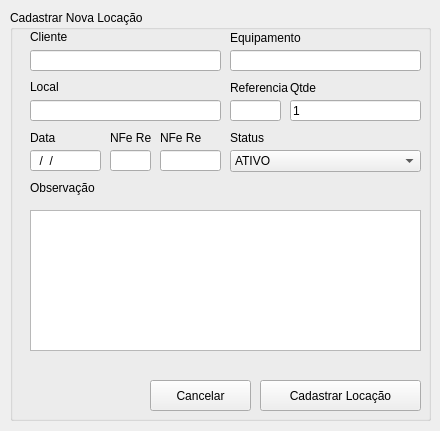
<?xml version="1.0" encoding="UTF-8"?>
<ui version="4.0">
 <class>MainWindow</class>
 <widget class="QMainWindow" name="MainWindow">
  <property name="geometry">
   <rect>
    <x>0</x>
    <y>0</y>
    <width>440</width>
    <height>431</height>
   </rect>
  </property>
  <property name="windowTitle">
   <string>Nova Locação</string>
  </property>
  <widget class="QWidget" name="centralwidget">
   <widget class="QGroupBox" name="groupBox">
    <property name="geometry">
     <rect>
      <x>10</x>
      <y>10</y>
      <width>421</width>
      <height>411</height>
     </rect>
    </property>
    <property name="title">
     <string>Cadastrar Nova Locação</string>
    </property>
    <widget class="QLineEdit" name="txtCliente">
     <property name="geometry">
      <rect>
       <x>20</x>
       <y>40</y>
       <width>191</width>
       <height>21</height>
      </rect>
     </property>
    </widget>
    <widget class="QLabel" name="label">
     <property name="geometry">
      <rect>
       <x>20</x>
       <y>20</y>
       <width>47</width>
       <height>13</height>
      </rect>
     </property>
     <property name="text">
      <string>Cliente</string>
     </property>
    </widget>
    <widget class="QLineEdit" name="txtEquipamento">
     <property name="geometry">
      <rect>
       <x>220</x>
       <y>40</y>
       <width>191</width>
       <height>21</height>
      </rect>
     </property>
    </widget>
    <widget class="QLabel" name="label_2">
     <property name="geometry">
      <rect>
       <x>220</x>
       <y>20</y>
       <width>91</width>
       <height>16</height>
      </rect>
     </property>
     <property name="text">
      <string>Equipamento</string>
     </property>
    </widget>
    <widget class="QLineEdit" name="txtLocal">
     <property name="geometry">
      <rect>
       <x>20</x>
       <y>90</y>
       <width>191</width>
       <height>21</height>
      </rect>
     </property>
    </widget>
    <widget class="QLabel" name="label_3">
     <property name="geometry">
      <rect>
       <x>20</x>
       <y>70</y>
       <width>47</width>
       <height>13</height>
      </rect>
     </property>
     <property name="text">
      <string>Local</string>
     </property>
    </widget>
    <widget class="QLabel" name="label_4">
     <property name="geometry">
      <rect>
       <x>220</x>
       <y>70</y>
       <width>91</width>
       <height>16</height>
      </rect>
     </property>
     <property name="text">
      <string>Referencia</string>
     </property>
    </widget>
    <widget class="QLineEdit" name="txtReferencia">
     <property name="geometry">
      <rect>
       <x>220</x>
       <y>90</y>
       <width>51</width>
       <height>21</height>
      </rect>
     </property>
    </widget>
    <widget class="QLineEdit" name="txtQtde">
     <property name="geometry">
      <rect>
       <x>280</x>
       <y>90</y>
       <width>131</width>
       <height>21</height>
      </rect>
     </property>
     <property name="text">
      <string>1</string>
     </property>
    </widget>
    <widget class="QLabel" name="label_5">
     <property name="geometry">
      <rect>
       <x>280</x>
       <y>70</y>
       <width>31</width>
       <height>16</height>
      </rect>
     </property>
     <property name="text">
      <string>Qtde</string>
     </property>
    </widget>
    <widget class="QLabel" name="label_6">
     <property name="geometry">
      <rect>
       <x>20</x>
       <y>120</y>
       <width>41</width>
       <height>16</height>
      </rect>
     </property>
     <property name="text">
      <string>Data</string>
     </property>
    </widget>
    <widget class="QLineEdit" name="txtData">
     <property name="geometry">
      <rect>
       <x>20</x>
       <y>140</y>
       <width>71</width>
       <height>21</height>
      </rect>
     </property>
     <property name="inputMask">
      <string>00/00/0000</string>
     </property>
    </widget>
    <widget class="QLabel" name="label_13">
     <property name="geometry">
      <rect>
       <x>100</x>
       <y>120</y>
       <width>41</width>
       <height>16</height>
      </rect>
     </property>
     <property name="text">
      <string>NFe Rem</string>
     </property>
    </widget>
    <widget class="QLineEdit" name="txtNfRem">
     <property name="geometry">
      <rect>
       <x>100</x>
       <y>140</y>
       <width>41</width>
       <height>21</height>
      </rect>
     </property>
    </widget>
    <widget class="QLabel" name="label_21">
     <property name="geometry">
      <rect>
       <x>150</x>
       <y>120</y>
       <width>41</width>
       <height>16</height>
      </rect>
     </property>
     <property name="text">
      <string>NFe Ret</string>
     </property>
    </widget>
    <widget class="QLineEdit" name="txtNfRet">
     <property name="geometry">
      <rect>
       <x>150</x>
       <y>140</y>
       <width>61</width>
       <height>21</height>
      </rect>
     </property>
    </widget>
    <widget class="QPushButton" name="pushButton">
     <property name="geometry">
      <rect>
       <x>974</x>
       <y>260</y>
       <width>161</width>
       <height>31</height>
      </rect>
     </property>
     <property name="text">
      <string>+ Nova Locação</string>
     </property>
     <property name="icon">
      <iconset>
       <normaloff>../assets/trator (2).png</normaloff>../assets/trator (2).png</iconset>
     </property>
    </widget>
    <widget class="QPushButton" name="pushButton_2">
     <property name="geometry">
      <rect>
       <x>894</x>
       <y>220</y>
       <width>161</width>
       <height>31</height>
      </rect>
     </property>
     <property name="text">
      <string>+ Nova Locação</string>
     </property>
     <property name="icon">
      <iconset>
       <normaloff>../assets/trator (2).png</normaloff>../assets/trator (2).png</iconset>
     </property>
    </widget>
    <widget class="QPushButton" name="pushButton_3">
     <property name="geometry">
      <rect>
       <x>894</x>
       <y>220</y>
       <width>161</width>
       <height>31</height>
      </rect>
     </property>
     <property name="text">
      <string>+ Nova Locação</string>
     </property>
     <property name="icon">
      <iconset>
       <normaloff>../assets/trator (2).png</normaloff>../assets/trator (2).png</iconset>
     </property>
    </widget>
    <widget class="QPushButton" name="btnCadastrar">
     <property name="geometry">
      <rect>
       <x>250</x>
       <y>370</y>
       <width>161</width>
       <height>31</height>
      </rect>
     </property>
     <property name="text">
      <string>Cadastrar Locação</string>
     </property>
     <property name="icon">
      <iconset>
       <normaloff>../assets/escavadora.png</normaloff>../assets/escavadora.png</iconset>
     </property>
    </widget>
    <widget class="QPushButton" name="btnCancelar">
     <property name="geometry">
      <rect>
       <x>140</x>
       <y>370</y>
       <width>101</width>
       <height>31</height>
      </rect>
     </property>
     <property name="text">
      <string>Cancelar</string>
     </property>
     <property name="icon">
      <iconset>
       <normaloff>../assets/escavadora.png</normaloff>../assets/escavadora.png</iconset>
     </property>
    </widget>
    <widget class="QLabel" name="label_22">
     <property name="geometry">
      <rect>
       <x>20</x>
       <y>170</y>
       <width>91</width>
       <height>16</height>
      </rect>
     </property>
     <property name="text">
      <string>Observação</string>
     </property>
    </widget>
    <widget class="QComboBox" name="txtStatus">
     <property name="geometry">
      <rect>
       <x>220</x>
       <y>140</y>
       <width>191</width>
       <height>22</height>
      </rect>
     </property>
     <item>
      <property name="text">
       <string>ATIVO</string>
      </property>
     </item>
     <item>
      <property name="text">
       <string>FINALIZADO</string>
      </property>
     </item>
    </widget>
    <widget class="QLabel" name="label_23">
     <property name="geometry">
      <rect>
       <x>220</x>
       <y>120</y>
       <width>91</width>
       <height>16</height>
      </rect>
     </property>
     <property name="text">
      <string>Status</string>
     </property>
    </widget>
    <widget class="QPlainTextEdit" name="txtObs">
     <property name="geometry">
      <rect>
       <x>20</x>
       <y>200</y>
       <width>391</width>
       <height>141</height>
      </rect>
     </property>
    </widget>
   </widget>
  </widget>
 </widget>
 <resources/>
 <connections/>
</ui>
